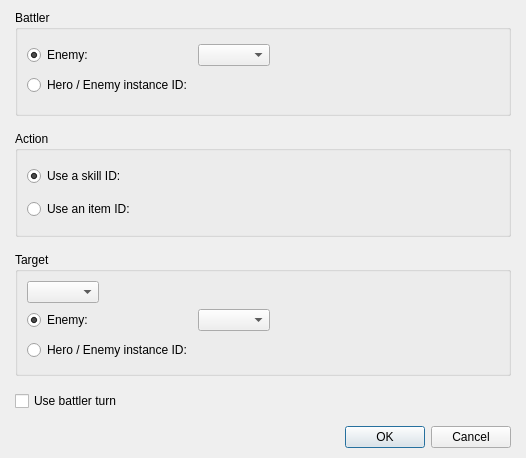
<?xml version="1.0" encoding="UTF-8"?>
<ui version="4.0">
 <class>DialogCommandForceAnAction</class>
 <widget class="QDialog" name="DialogCommandForceAnAction">
  <property name="geometry">
   <rect>
    <x>0</x>
    <y>0</y>
    <width>526</width>
    <height>458</height>
   </rect>
  </property>
  <property name="windowTitle">
   <string>Dialog</string>
  </property>
  <layout class="QGridLayout" name="gridLayout_7">
   <property name="leftMargin">
    <number>15</number>
   </property>
   <property name="topMargin">
    <number>10</number>
   </property>
   <property name="rightMargin">
    <number>15</number>
   </property>
   <property name="bottomMargin">
    <number>10</number>
   </property>
   <item row="0" column="0">
    <layout class="QVBoxLayout" name="verticalLayout_3" stretch="1,0,0">
     <property name="spacing">
      <number>15</number>
     </property>
     <item>
      <layout class="QVBoxLayout" name="verticalLayout_2">
       <item>
        <widget class="QGroupBox" name="groupBoxBattler">
         <property name="title">
          <string>Battler</string>
         </property>
         <layout class="QGridLayout" name="gridLayout_2">
          <property name="topMargin">
           <number>0</number>
          </property>
          <property name="bottomMargin">
           <number>0</number>
          </property>
          <item row="0" column="0">
           <layout class="QGridLayout" name="gridLayout">
            <item row="0" column="0">
             <widget class="QRadioButton" name="radioButtonEnemy">
              <property name="text">
               <string>Enemy:</string>
              </property>
              <property name="checked">
               <bool>true</bool>
              </property>
             </widget>
            </item>
            <item row="0" column="1">
             <layout class="QHBoxLayout" name="horizontalLayout" stretch="0,1">
              <item>
               <widget class="QComboBox" name="comboBoxEnemies"/>
              </item>
              <item>
               <spacer name="horizontalSpacer">
                <property name="orientation">
                 <enum>Qt::Horizontal</enum>
                </property>
                <property name="sizeHint" stdset="0">
                 <size>
                  <width>58</width>
                  <height>20</height>
                 </size>
                </property>
               </spacer>
              </item>
             </layout>
            </item>
            <item row="1" column="0">
             <widget class="QRadioButton" name="radioButtonHeroEnemyInstanceID">
              <property name="text">
               <string>Hero / Enemy instance ID:</string>
              </property>
              <property name="checked">
               <bool>false</bool>
              </property>
             </widget>
            </item>
            <item row="1" column="1">
             <layout class="QHBoxLayout" name="horizontalLayout_2" stretch="0,1">
              <item>
               <widget class="PanelPrimitiveValue" name="panelPrimitiveHeroEnemyInstanceID" native="true">
                <property name="enabled">
                 <bool>false</bool>
                </property>
                <property name="minimumSize">
                 <size>
                  <width>250</width>
                  <height>27</height>
                 </size>
                </property>
                <property name="maximumSize">
                 <size>
                  <width>250</width>
                  <height>27</height>
                 </size>
                </property>
               </widget>
              </item>
              <item>
               <spacer name="horizontalSpacer_2">
                <property name="orientation">
                 <enum>Qt::Horizontal</enum>
                </property>
                <property name="sizeHint" stdset="0">
                 <size>
                  <width>28</width>
                  <height>20</height>
                 </size>
                </property>
               </spacer>
              </item>
             </layout>
            </item>
           </layout>
          </item>
         </layout>
        </widget>
       </item>
       <item>
        <widget class="QGroupBox" name="groupBoxAction">
         <property name="title">
          <string>Action</string>
         </property>
         <layout class="QGridLayout" name="gridLayout_4">
          <item row="0" column="0">
           <layout class="QGridLayout" name="gridLayout_3">
            <item row="0" column="1">
             <layout class="QHBoxLayout" name="horizontalLayout_3" stretch="0,1">
              <item>
               <widget class="PanelPrimitiveValue" name="panelPrimitiveValueSkillID" native="true">
                <property name="enabled">
                 <bool>true</bool>
                </property>
                <property name="minimumSize">
                 <size>
                  <width>250</width>
                  <height>27</height>
                 </size>
                </property>
                <property name="maximumSize">
                 <size>
                  <width>250</width>
                  <height>27</height>
                 </size>
                </property>
               </widget>
              </item>
              <item>
               <spacer name="horizontalSpacer_4">
                <property name="orientation">
                 <enum>Qt::Horizontal</enum>
                </property>
                <property name="sizeHint" stdset="0">
                 <size>
                  <width>18</width>
                  <height>28</height>
                 </size>
                </property>
               </spacer>
              </item>
             </layout>
            </item>
            <item row="0" column="0">
             <widget class="QRadioButton" name="radioButtonUseSkillID">
              <property name="text">
               <string>Use a skill ID:</string>
              </property>
              <property name="checked">
               <bool>true</bool>
              </property>
             </widget>
            </item>
            <item row="1" column="0">
             <widget class="QRadioButton" name="radioButtonUseItemID">
              <property name="text">
               <string>Use an item ID:</string>
              </property>
             </widget>
            </item>
            <item row="1" column="1">
             <layout class="QHBoxLayout" name="horizontalLayout_4" stretch="0,1">
              <item>
               <widget class="PanelPrimitiveValue" name="panelPrimitiveValueItemID" native="true">
                <property name="enabled">
                 <bool>false</bool>
                </property>
                <property name="minimumSize">
                 <size>
                  <width>250</width>
                  <height>27</height>
                 </size>
                </property>
                <property name="maximumSize">
                 <size>
                  <width>250</width>
                  <height>27</height>
                 </size>
                </property>
               </widget>
              </item>
              <item>
               <spacer name="horizontalSpacer_5">
                <property name="orientation">
                 <enum>Qt::Horizontal</enum>
                </property>
                <property name="sizeHint" stdset="0">
                 <size>
                  <width>18</width>
                  <height>20</height>
                 </size>
                </property>
               </spacer>
              </item>
             </layout>
            </item>
           </layout>
          </item>
         </layout>
        </widget>
       </item>
       <item>
        <widget class="QGroupBox" name="groupBoxTarget">
         <property name="title">
          <string>Target</string>
         </property>
         <layout class="QGridLayout" name="gridLayout_6">
          <item row="0" column="0">
           <layout class="QVBoxLayout" name="verticalLayout">
            <item>
             <layout class="QHBoxLayout" name="horizontalLayout_7" stretch="0,1">
              <item>
               <widget class="QComboBox" name="comboBoxTarget"/>
              </item>
              <item>
               <spacer name="horizontalSpacer_8">
                <property name="orientation">
                 <enum>Qt::Horizontal</enum>
                </property>
                <property name="sizeHint" stdset="0">
                 <size>
                  <width>328</width>
                  <height>20</height>
                 </size>
                </property>
               </spacer>
              </item>
             </layout>
            </item>
            <item>
             <layout class="QGridLayout" name="gridLayout_5">
              <item row="0" column="0">
               <widget class="QRadioButton" name="radioButtonEnemyTarget">
                <property name="text">
                 <string>Enemy:</string>
                </property>
                <property name="checked">
                 <bool>true</bool>
                </property>
               </widget>
              </item>
              <item row="0" column="1">
               <layout class="QHBoxLayout" name="horizontalLayout_5" stretch="0,1">
                <item>
                 <widget class="QComboBox" name="comboBoxEnemiesTarget"/>
                </item>
                <item>
                 <spacer name="horizontalSpacer_6">
                  <property name="orientation">
                   <enum>Qt::Horizontal</enum>
                  </property>
                  <property name="sizeHint" stdset="0">
                   <size>
                    <width>58</width>
                    <height>20</height>
                   </size>
                  </property>
                 </spacer>
                </item>
               </layout>
              </item>
              <item row="1" column="0">
               <widget class="QRadioButton" name="radioButtonHeroEnemyInstanceIDTarget">
                <property name="text">
                 <string>Hero / Enemy instance ID:</string>
                </property>
                <property name="checked">
                 <bool>false</bool>
                </property>
               </widget>
              </item>
              <item row="1" column="1">
               <layout class="QHBoxLayout" name="horizontalLayout_6" stretch="0,1">
                <item>
                 <widget class="PanelPrimitiveValue" name="panelPrimitiveHeroEnemyInstanceIDTarget" native="true">
                  <property name="enabled">
                   <bool>false</bool>
                  </property>
                  <property name="minimumSize">
                   <size>
                    <width>250</width>
                    <height>27</height>
                   </size>
                  </property>
                  <property name="maximumSize">
                   <size>
                    <width>250</width>
                    <height>27</height>
                   </size>
                  </property>
                 </widget>
                </item>
                <item>
                 <spacer name="horizontalSpacer_7">
                  <property name="orientation">
                   <enum>Qt::Horizontal</enum>
                  </property>
                  <property name="sizeHint" stdset="0">
                   <size>
                    <width>28</width>
                    <height>20</height>
                   </size>
                  </property>
                 </spacer>
                </item>
               </layout>
              </item>
             </layout>
            </item>
           </layout>
          </item>
         </layout>
        </widget>
       </item>
      </layout>
     </item>
     <item>
      <widget class="QCheckBox" name="checkBoxUseBattlerTurn">
       <property name="text">
        <string>Use battler turn</string>
       </property>
      </widget>
     </item>
     <item>
      <widget class="QDialogButtonBox" name="buttonBox">
       <property name="orientation">
        <enum>Qt::Horizontal</enum>
       </property>
       <property name="standardButtons">
        <set>QDialogButtonBox::Cancel|QDialogButtonBox::Ok</set>
       </property>
      </widget>
     </item>
    </layout>
   </item>
  </layout>
 </widget>
 <customwidgets>
  <customwidget>
   <class>PanelPrimitiveValue</class>
   <extends>QWidget</extends>
   <header>panelprimitivevalue.h</header>
   <container>1</container>
  </customwidget>
 </customwidgets>
 <resources/>
 <connections>
  <connection>
   <sender>buttonBox</sender>
   <signal>accepted()</signal>
   <receiver>DialogCommandForceAnAction</receiver>
   <slot>accept()</slot>
   <hints>
    <hint type="sourcelabel">
     <x>248</x>
     <y>254</y>
    </hint>
    <hint type="destinationlabel">
     <x>157</x>
     <y>274</y>
    </hint>
   </hints>
  </connection>
  <connection>
   <sender>buttonBox</sender>
   <signal>rejected()</signal>
   <receiver>DialogCommandForceAnAction</receiver>
   <slot>reject()</slot>
   <hints>
    <hint type="sourcelabel">
     <x>316</x>
     <y>260</y>
    </hint>
    <hint type="destinationlabel">
     <x>286</x>
     <y>274</y>
    </hint>
   </hints>
  </connection>
 </connections>
</ui>
